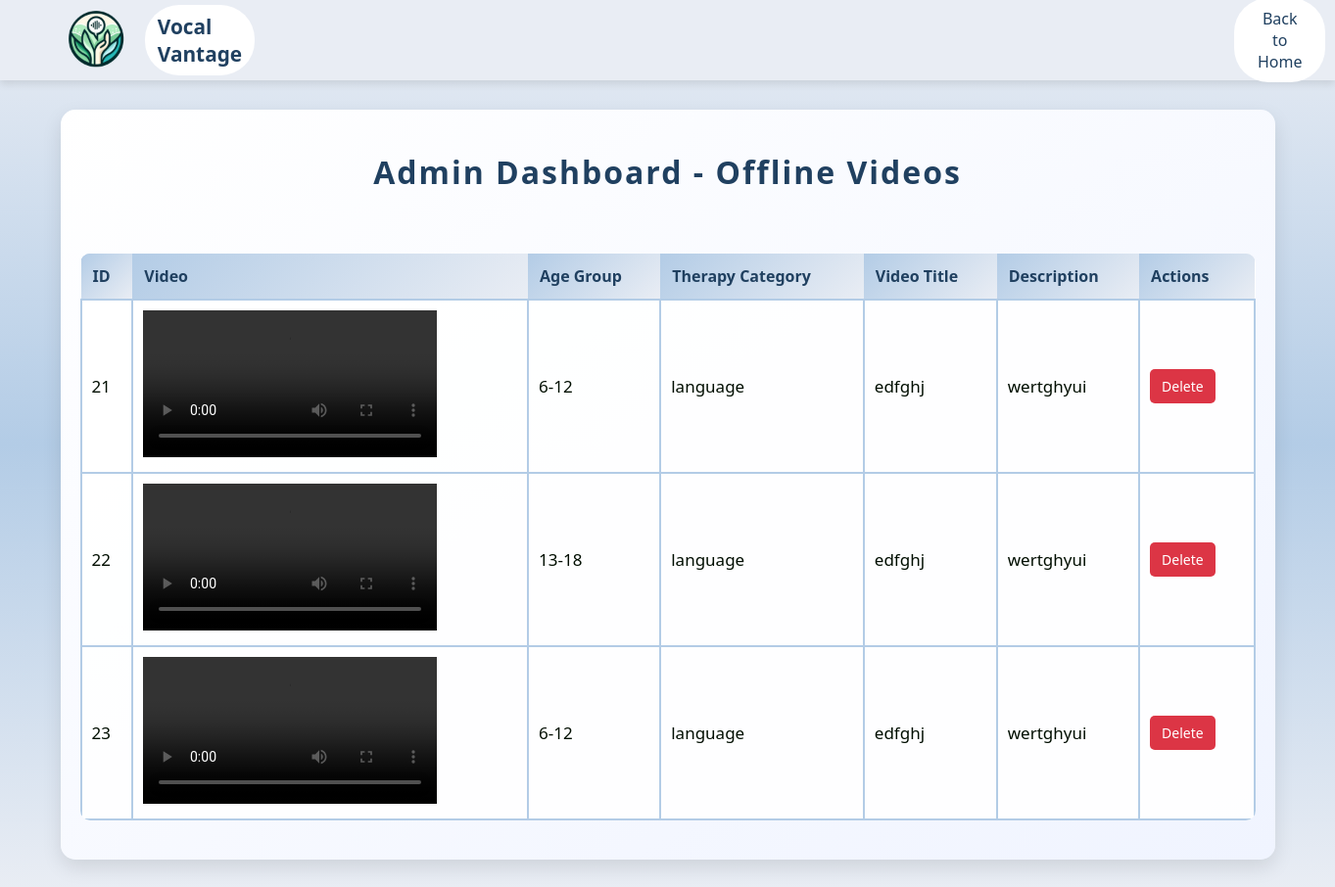
The page /Admin/offline_video.php on the database its author committed.
### tables this page shows
CREATE TABLE IF NOT EXISTS `therapist_upload_video` (
  `id` int NOT NULL AUTO_INCREMENT,
  `filename` varchar(255) NOT NULL,
  `agegroup` enum('0-5','6-12','13-18','18+') NOT NULL,
  `therapycategory` enum('speech','language','cognitive','swallowing') NOT NULL,
  `videotitle` varchar(255) NOT NULL,
  `videodescription` varchar(255) NOT NULL,
  `upload_at` timestamp NOT NULL DEFAULT CURRENT_TIMESTAMP,
  PRIMARY KEY (`id`)
);

### Admin/offline_video.php (the view, shortened to what this page needs)
<?php
$servername = "localhost";
$username = "root";
$password = "";
$dbname = "vocal_vantage";
$conn = new mysqli($servername, $username, $password, $dbname);
$sql = "SELECT * FROM therapist_upload_video";
$result = $conn->query($sql);
?>
<!DOCTYPE html>
<html lang="en">
<head>
</head>
<body>
   <header class="navbar">
    <img src="../Resourses/index/logo 01.png">
        <div class="logo">Vocal Vantage</div>
        <div class="auth-buttons">
            <a href="manage_content.html"><button class="signup" >Back to Home</button></a>
        </div>
    </header>
    <div class="dashboard-container"><br>
        <h2>Admin Dashboard - Offline Videos</h2><br>
        <table>
            <thead>
                <tr>
                    <th>ID</th>
                    <th>Video</th>
                    <th>Age Group</th>
                    <th>Therapy Category</th>
                    <th>Video Title</th>
                    <th>Description</th>
                    <th>Actions</th>
                </tr>
            </thead>
            <tbody>
                <?php
                if ($result->num_rows > 0) {
                    while ($row = $result->fetch_assoc()) {
                        echo "<tr>";
                        echo "<td>" . $row['id'] . "</td>";
                        echo "<td><video controls><source src='../therapist/videos/" . $row['filename'] . "' type='video/mp4'>Your browser does not support video playback.</video></td>";
                        echo "<td>" . $row['agegroup'] . "</td>";
                        echo "<td>" . $row['therapycategory'] . "</td>";
                        echo "<td>" . $row['videotitle'] . "</td>";
                        echo "<td>" . $row['videodescription'] . "</td>";
                        echo "<td>
                                <a href='?delete=" . $row['id'] . "' onclick='return confirm(\"Are you sure you want to delete this video?\");' class='action-btn delete-btn'>Delete</a>
                              </td>";
                        echo "</tr>";
                    }
                } else {
                    echo "<tr><td colspan='7'>No videos found.</td></tr>";
                }
                ?>
            </tbody>
        </table>
    </div>
</body>
</html>

### Admin/offline_video.php (style rules this page uses)
* { margin: 0; padding: 0; font-family: 'Segoe UI', Tahoma, Geneva, Verdana, sans-serif; }
body { background: linear-gradient( #E9EDF4,#b3cce6, #E9EDF4); min-height: 80vh; }
header { position: relative; height: 50px; }
.navbar { display: flex; align-items: center; padding: 1.0rem 3rem; background-color: #E9EDF4; box-shadow: 0 4px 8px rgba(0, 0, 0, 0.1); }
.navbar .logo { font-size: 1.3rem; font-weight: bold; color: #204060; background-color: #FFFFFF; padding: 0.5rem 0.8rem; border-radius: 35px; animation: slideIn 4s ease forwards; }
img { width: 100px; height: 100px; }
.navbar .auth-buttons { margin-left: 1000px; background-color: #FFFFFF; padding: 0.01rem 0.5rem; border-radius: 35px; }
.auth-buttons .signup { padding: 0.6rem 1.0rem; border: none; border-radius: 20px; cursor: pointer; font-size: 1rem; transition: background-color 0.3s, color 0.3s; }
.auth-buttons .signup { background-color: transparent; color: #204060; }
.dashboard-container { max-width: 1200px; margin: 30px auto; padding: 20px; background: linear-gradient(to bottom right, #ffffff, #f0f4ff); box-shadow: 0 8px 20px rgba(0, 0, 0, 0.1); border-radius: 15px; overflow: hidden; }
h2 { text-align: center; color: #204060; margin-bottom: 20px; font-size: 2rem; letter-spacing: 2px; animation: slideIn 1s ease-in-out; }
table { width: 100%; border-collapse: collapse; margin-bottom: 20px; background-color: #fff; margin-top: 20px; background: rgba(255, 255, 255, 0.9); border-radius: 10px; overflow: hidden; }
table thead { background: linear-gradient(135deg, #b3cce6, #E9EDF4); color: #204060; }
table th, table td { padding: 12px 15px; text-align: left; font-size: 14px; border-bottom: 1px solid #ddd; }
table th { background: linear-gradient(135deg, #b3cce6, #E9EDF4); color: #204060; padding: 12px; text-align: left; font-size: 1rem; }
table td { padding: 10px; border: 2px solid #b3cce6; font-size: 17px; cursor: pointer; color: #000E00; }
table tr { transition: background-color 0.3s ease, transform 0.3s ease; }
a.edit-btn, a.delete-btn { text-decoration: none; font-size: 14px; padding: 8px 12px; border-radius: 5px; margin-right: 5px; display: inline-block; transition: background-color 0.3s, color 0.3s, transform 0.3s; }
a.delete-btn { background-color: #dc3545; color: white; }

### rows shown on the page
therapist_upload_video: id "21", agegroup "6-12", therapycategory "language", videotitle "edfghj", videodescription "wertghyui"
therapist_upload_video: id "22", agegroup "13-18", therapycategory "language", videotitle "edfghj", videodescription "wertghyui"
therapist_upload_video: id "23", agegroup "6-12", therapycategory "language", videotitle "edfghj", videodescription "wertghyui"
